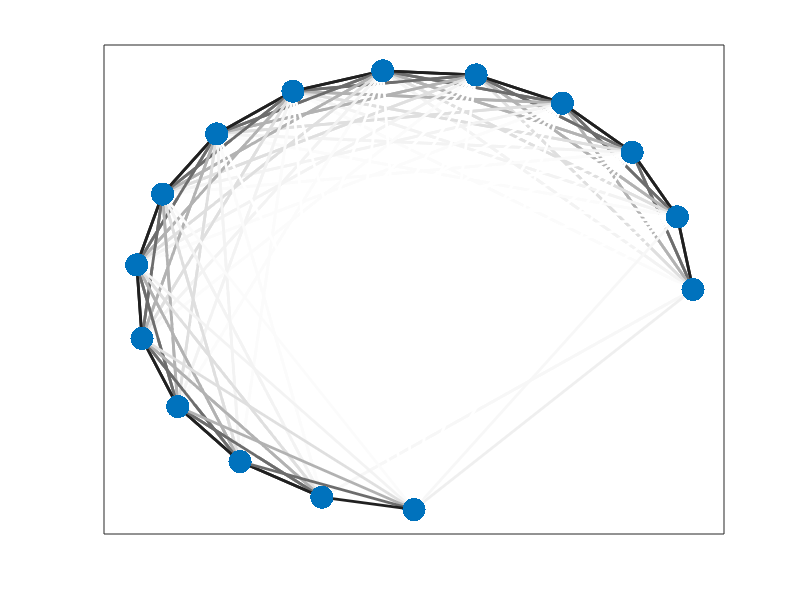

MATLAB code for this plot: (Note: this script raises an error after producing the figure.)
clear all
close all

res = '-r300';
fmt = '-djpeg';

im_save_dir = 'paper_figures';
%%
n = 15;
theta = linspace(0, 3*pi/2, n);

x = 0.9*cos(theta);
y = 0.9*sin(theta);

%x = -1:0.1:1;
%y = x.^3;

cm = gray;
cm = flipud(cm);


W = squareform(pdist([x' y'])).^2;
eps = median(W(:))/2;

A = exp(-W/eps);
%A = diag(1./sum(A))*A;


%%

figure;
for i=1:n
    for j=1:n-1
        idx = ceil(size(cm, 1) / max(A(:)) * A(i,j));
        plot([x(i) x(j)], [y(i) y(j)], 'color', cm(idx, :), 'linewidth', 2);
        hold on
    end
end     
plot(x, y, '.', 'markersize', 50)
set(gca, 'xtick', [])
set(gca, 'ytick', [])
%axis off
print(sprintf('%s/dmaps_schematic_edges', im_save_dir), fmt, res);


[V, D] = dmaps(W, eps, 2);
figure;
scatter(x, y, 2000, V(:,2), '.')
set(gca, 'xtick', [])
set(gca, 'ytick', [])
print(sprintf('%s/dmaps_schematic_color', im_save_dir), fmt, res);

